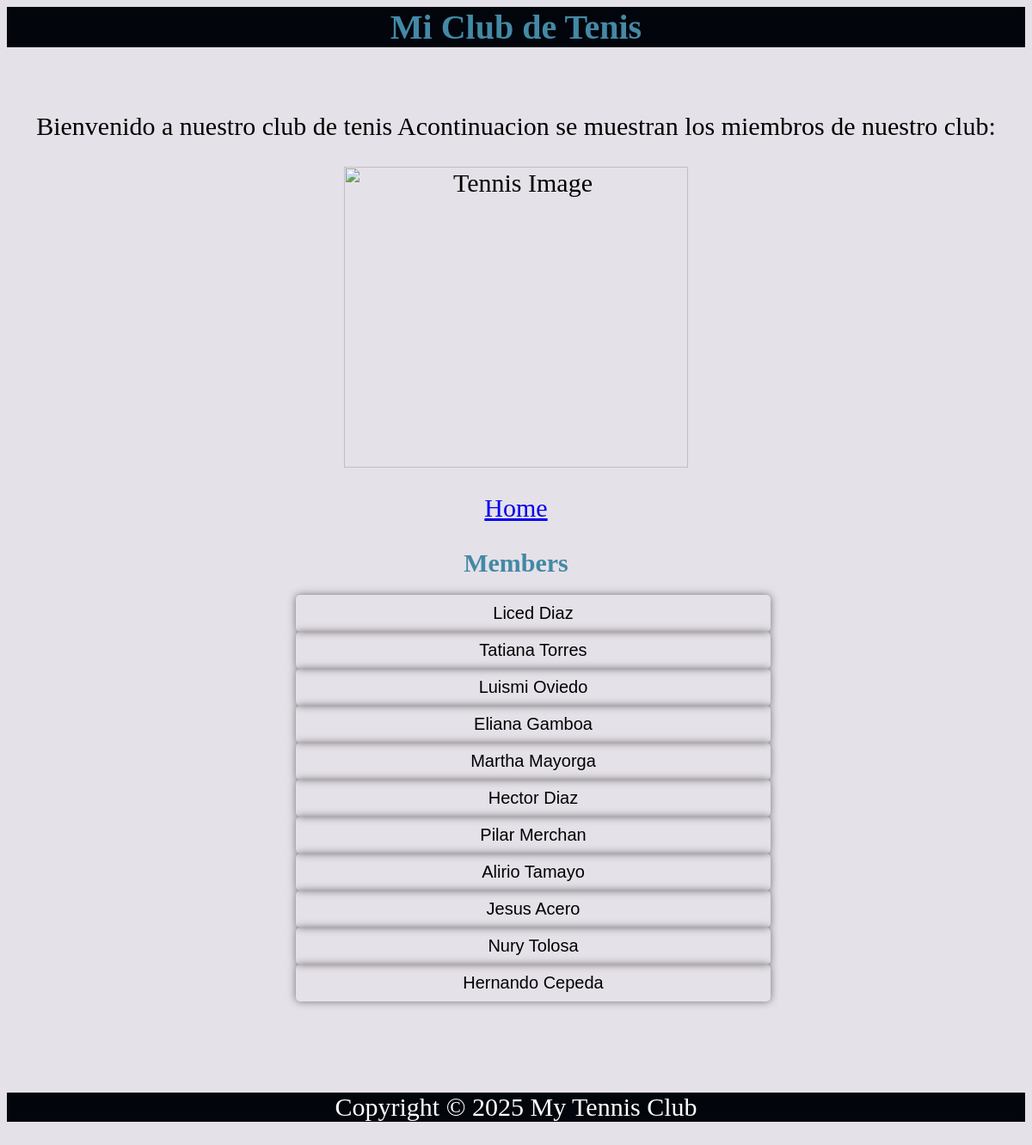
/members/, run on an earlier commit of the app's database.
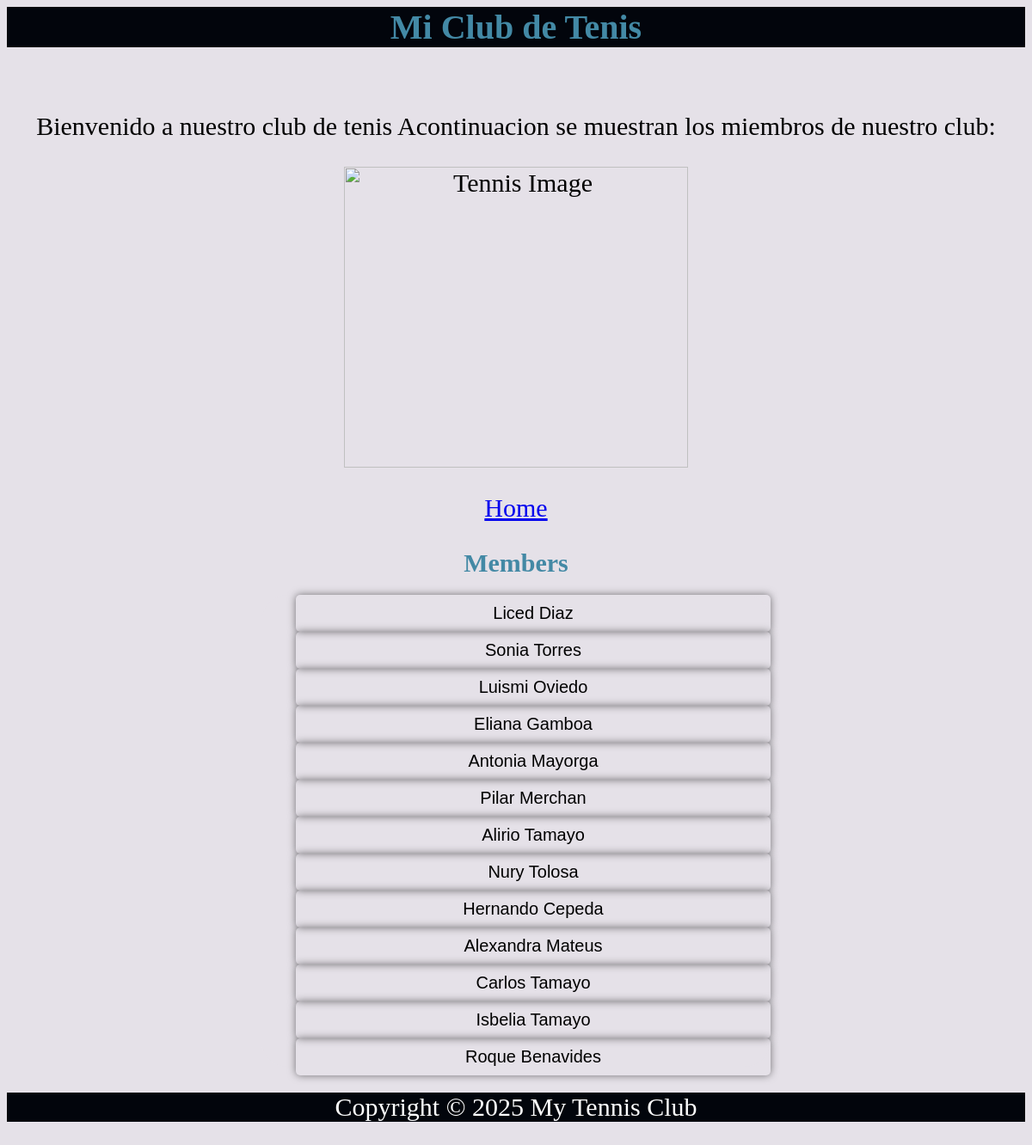
And on a later commit of the database.
### members/models.py (models this page shows, shortened)
class Member(models.Model):
    firstname = models.CharField(max_length=255)
    lastname = models.CharField(max_length=255)
    phone =models.IntegerField(null=True)
    joined_date = models.DateField(null=True)
    gender=models.CharField(max_length=255,null=True)
    birthday=models.DateField(null=True)
    email=models.EmailField(max_length=255,null=True)

### members/views.py (the view)
# urls.py: path('members/', views.members, name='members'),
def members(request):
    mymembers = Member.objects.all().values()
    template = loader.get_template('all_members.html')
    context = {
        'mymembers': mymembers,
    }
    return HttpResponse(template.render(context, request))

### members/templates/all_members.html (shortened to what this page needs)
{% extends "master.html" %}
{% block content %}
    <p><a href="/">Home</a></p>
    <h1 class="members">Members</h1>
<div class="container">
<ul>
    {% for x in mymembers %}
    <li><a href="details/{{ x.id }}">{{ x.firstname }} {{ x.lastname }}</a></li>
    {% endfor %}
</ul>
</div>
{% endblock %}

What changed in the data, as far as the page shows it:
removed Member: firstname "Hector", lastname "Diaz"
removed Member: firstname "Jesus", lastname "Acero"
changed Member "Torres": firstname "Tatiana" → "Sonia"
changed Member "Mayorga": firstname "Martha" → "Antonia"
added Member: firstname "Alexandra", lastname "Mateus"
added Member: firstname "Carlos", lastname "Tamayo"
added Member: firstname "Isbelia", lastname "Tamayo"
added Member: firstname "Roque", lastname "Benavides"
